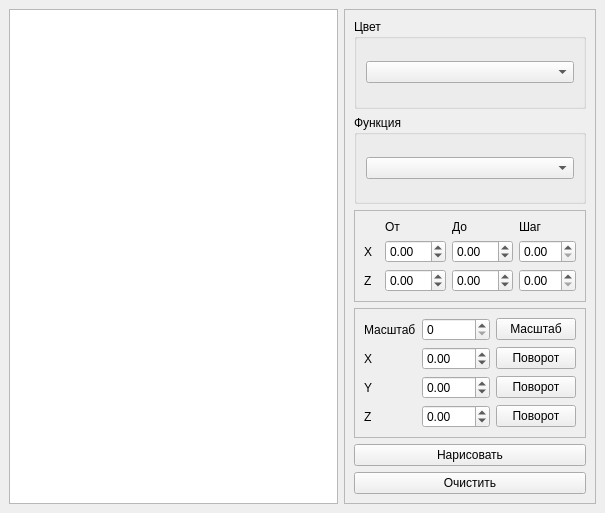
<?xml version="1.0" encoding="UTF-8"?>
<ui version="4.0">
 <class>MainWindow</class>
 <widget class="QMainWindow" name="MainWindow">
  <property name="geometry">
   <rect>
    <x>0</x>
    <y>0</y>
    <width>605</width>
    <height>513</height>
   </rect>
  </property>
  <property name="windowTitle">
   <string>MainWindow</string>
  </property>
  <widget class="QWidget" name="centralwidget">
   <layout class="QGridLayout" name="gridLayout">
    <item row="0" column="1">
     <widget class="QFrame" name="frame">
      <property name="sizePolicy">
       <sizepolicy hsizetype="Minimum" vsizetype="Minimum">
        <horstretch>0</horstretch>
        <verstretch>0</verstretch>
       </sizepolicy>
      </property>
      <property name="frameShape">
       <enum>QFrame::StyledPanel</enum>
      </property>
      <property name="frameShadow">
       <enum>QFrame::Raised</enum>
      </property>
      <layout class="QVBoxLayout" name="verticalLayout">
       <item>
        <widget class="QGroupBox" name="groupBox">
         <property name="sizePolicy">
          <sizepolicy hsizetype="Preferred" vsizetype="Ignored">
           <horstretch>0</horstretch>
           <verstretch>0</verstretch>
          </sizepolicy>
         </property>
         <property name="title">
          <string>Цвет</string>
         </property>
         <layout class="QVBoxLayout" name="verticalLayout_2">
          <item>
           <widget class="QComboBox" name="color_choose"/>
          </item>
         </layout>
        </widget>
       </item>
       <item>
        <widget class="QGroupBox" name="groupBox_2">
         <property name="title">
          <string>Функция</string>
         </property>
         <layout class="QVBoxLayout" name="verticalLayout_3">
          <item>
           <widget class="QComboBox" name="func_choose"/>
          </item>
         </layout>
        </widget>
       </item>
       <item>
        <widget class="QFrame" name="frame_2">
         <property name="frameShape">
          <enum>QFrame::StyledPanel</enum>
         </property>
         <property name="frameShadow">
          <enum>QFrame::Raised</enum>
         </property>
         <layout class="QGridLayout" name="gridLayout_2">
          <item row="1" column="3">
           <widget class="QDoubleSpinBox" name="inp_x_step"/>
          </item>
          <item row="1" column="2">
           <widget class="QDoubleSpinBox" name="inp_x_to">
            <property name="minimum">
             <double>-99.000000000000000</double>
            </property>
           </widget>
          </item>
          <item row="2" column="1">
           <widget class="QDoubleSpinBox" name="inp_z_from">
            <property name="minimum">
             <double>-99.000000000000000</double>
            </property>
           </widget>
          </item>
          <item row="0" column="1">
           <widget class="QLabel" name="label">
            <property name="text">
             <string>От</string>
            </property>
           </widget>
          </item>
          <item row="2" column="2">
           <widget class="QDoubleSpinBox" name="inp_z_to">
            <property name="minimum">
             <double>-99.000000000000000</double>
            </property>
           </widget>
          </item>
          <item row="1" column="1">
           <widget class="QDoubleSpinBox" name="inp_x_from">
            <property name="minimum">
             <double>-99.000000000000000</double>
            </property>
           </widget>
          </item>
          <item row="2" column="3">
           <widget class="QDoubleSpinBox" name="inp_z_step"/>
          </item>
          <item row="0" column="2">
           <widget class="QLabel" name="label_2">
            <property name="text">
             <string>До</string>
            </property>
           </widget>
          </item>
          <item row="0" column="3">
           <widget class="QLabel" name="label_3">
            <property name="text">
             <string>Шаг</string>
            </property>
           </widget>
          </item>
          <item row="1" column="0">
           <widget class="QLabel" name="label_4">
            <property name="text">
             <string>X</string>
            </property>
           </widget>
          </item>
          <item row="2" column="0">
           <widget class="QLabel" name="label_5">
            <property name="text">
             <string>Z</string>
            </property>
           </widget>
          </item>
         </layout>
        </widget>
       </item>
       <item>
        <widget class="QFrame" name="frame_3">
         <property name="frameShape">
          <enum>QFrame::StyledPanel</enum>
         </property>
         <property name="frameShadow">
          <enum>QFrame::Raised</enum>
         </property>
         <layout class="QGridLayout" name="gridLayout_3">
          <item row="1" column="0">
           <widget class="QLabel" name="label_7">
            <property name="text">
             <string>X</string>
            </property>
           </widget>
          </item>
          <item row="2" column="0">
           <widget class="QLabel" name="label_8">
            <property name="text">
             <string>Y</string>
            </property>
           </widget>
          </item>
          <item row="0" column="0">
           <widget class="QLabel" name="label_6">
            <property name="text">
             <string>Масштаб</string>
            </property>
           </widget>
          </item>
          <item row="3" column="0">
           <widget class="QLabel" name="label_9">
            <property name="text">
             <string>Z</string>
            </property>
           </widget>
          </item>
          <item row="3" column="1">
           <widget class="QDoubleSpinBox" name="angle_z">
            <property name="minimum">
             <double>-360.000000000000000</double>
            </property>
            <property name="maximum">
             <double>360.000000000000000</double>
            </property>
           </widget>
          </item>
          <item row="0" column="2">
           <widget class="QPushButton" name="use_k_coef">
            <property name="text">
             <string>Масштаб</string>
            </property>
           </widget>
          </item>
          <item row="1" column="2">
           <widget class="QPushButton" name="rotate_x">
            <property name="text">
             <string>Поворот</string>
            </property>
           </widget>
          </item>
          <item row="2" column="2">
           <widget class="QPushButton" name="rotate_y">
            <property name="text">
             <string>Поворот</string>
            </property>
           </widget>
          </item>
          <item row="3" column="2">
           <widget class="QPushButton" name="rotate_z">
            <property name="text">
             <string>Поворот</string>
            </property>
           </widget>
          </item>
          <item row="0" column="1">
           <widget class="QSpinBox" name="k_coef">
            <property name="minimum">
             <number>0</number>
            </property>
           </widget>
          </item>
          <item row="2" column="1">
           <widget class="QDoubleSpinBox" name="angle_y">
            <property name="minimum">
             <double>-360.000000000000000</double>
            </property>
            <property name="maximum">
             <double>360.000000000000000</double>
            </property>
           </widget>
          </item>
          <item row="1" column="1">
           <widget class="QDoubleSpinBox" name="angle_x">
            <property name="minimum">
             <double>-360.000000000000000</double>
            </property>
            <property name="maximum">
             <double>360.000000000000000</double>
            </property>
           </widget>
          </item>
         </layout>
        </widget>
       </item>
       <item>
        <widget class="QPushButton" name="draw">
         <property name="text">
          <string>Нарисовать</string>
         </property>
        </widget>
       </item>
       <item>
        <widget class="QPushButton" name="clear_scr">
         <property name="text">
          <string>Очистить</string>
         </property>
        </widget>
       </item>
      </layout>
     </widget>
    </item>
    <item row="0" column="0">
     <widget class="QGraphicsView" name="graphicsView"/>
    </item>
   </layout>
  </widget>
 </widget>
 <resources/>
 <connections/>
</ui>
